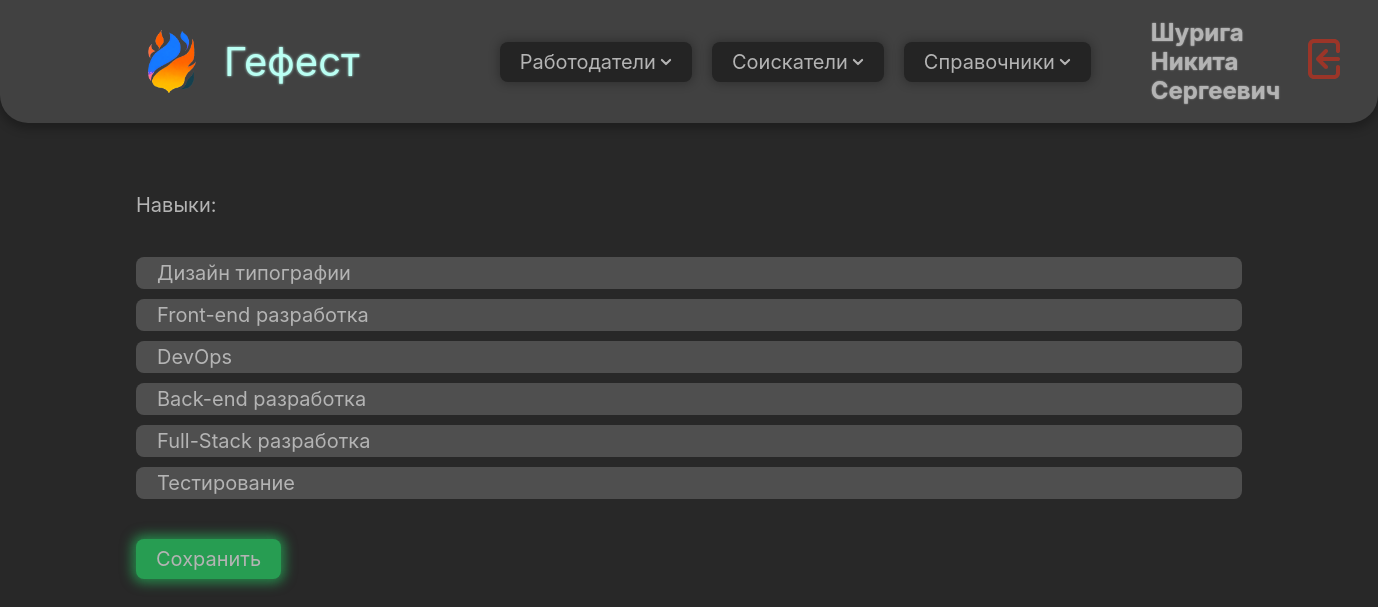
The page /jobseeker/18/skills (signed in) on the database its author committed.
### domain/models.py (models this page shows, shortened)
class CustomUser(AbstractUser):
    patronymic = models.CharField(max_length=255, blank=False, null=False, verbose_name='Отчество')
    phone_number = PhoneNumberField(region="RU", blank=False, null=False, verbose_name='Номер телефона')
    profile_photo = models.ImageField(blank=True, null=True, verbose_name='Фото профиля', upload_to='user_photos')
    class Meta:
        verbose_name = 'Пользователь'
        verbose_name_plural = 'Пользователи'

class Skill(models.Model):
    name = models.CharField(max_length=100, blank=False, null=False, verbose_name='Наименование')
    def __str__(self):
        return '%s' % self.name
    class Meta:
        verbose_name = 'Навык'
        verbose_name_plural = 'Навыки'

### domain/views/job_seeker_views.py (the view)
# urls.py: path('jobseeker/<str:job_seeker_id>/skills', skills_view, name='job_seeker_skills'),
def skills_view(request, job_seeker_id):
    job_seeker = JobSeeker.objects.get(id=job_seeker_id)
    if request.method == 'POST':
        form = SkillsForm(request.POST)
        if form.is_valid():
            job_seeker.skill.set(form.cleaned_data['skills'])
            job_seeker.save()
            return redirect('job_seeker_view', job_seeker_id=job_seeker.id)
    else:
        form = SkillsForm()
    context = {
        'job_seeker': job_seeker,
        'form': form,
    }
    return render(request, 'job_seekers/create/skills_create.html', context)

### domain/context_processors.py (called while the page is built)
def user(request):
    return {'user': auth(request)['user']}

### domain/templates/job_seekers/create/skills_create.html (shortened to what this page needs)
{% extends 'base.html' %}
{% load static %}
{% load widget_tweaks %}
{% block content %}
    <form method="POST" class="input-form flex-vertical gap-2em">
        <p class="flex-horizontal gap-2em">
            <label for="{{ form.skills.id_for_label }}">{{ form.skills.label }}: </label>
        </p>
        {{ form.skills|add_class:"flex-vertical gap-05em checkbox-div" }}
        <button type="submit" class="button submit">Сохранить</button>
    </form>
{% endblock content %}

### domain/templates/components/navbar.html (shortened to what this page needs)
{% load static %}
{% block content %}
    <div class="nav-bar flex-horizontal gap-1em">
        <div class="nav-part flex-horizontal gap-1em">
            <a href="{% url 'home' %}">
            <div class="flex-horizontal gap-1em">
                <div class="logo-container">
                    <img src="{% static 'images/logo.png' %}" class="logo"/>
                </div>
                <div class="title" style="padding-right: 3em;">Гефест</div>
            </div>
                </a>
            <div class="button">
                Работодатели
                <img src="{% static 'icons/arrow-down.svg' %}" class="icon">
            </div>
            <button class="button">
                Соискатели
                <img src="{% static 'icons/arrow-down.svg' %}" class="icon">
            </button>
            <button class="button">
                Справочники
                <img src="{% static 'icons/arrow-down.svg' %}" class="icon">
            </button>
        </div>
        <div class="nav-part flex-horizontal gap-1em">
            <h2 class="text1">{{ user.last_name }} {{ user.first_name }} {{ user.patronymic }}</h2>
            <a href="{% url 'logout' %}">
                <img src="{% static 'icons/logout.svg' %}" class="logout-button"/>
            </a>
        </div>
    </div>
{% endblock content %}

### static/css/styles.css (style rules this page uses)
* { font-size: 20px; padding: 0; margin: 0; font-family: Inter, serif; color: var(--text-color); text-decoration: none; }
.body { background: var(--body-bg); display: block; flex-direction: column; align-items: center; height: 100%; width: 100%; }
.nav-bar { position: sticky; height: 100%; margin: auto; padding: 0.5em 6em; justify-content: space-between; align-items: center; border-radius: 0 0 1.4em 1.4em; background: var(--table-bg); box-shadow: 0 0.2em 0.5em 0.1em var(--element-shadow); }
.nav-part { height: 100%; padding: 0.4em 1em; justify-content: flex-start; flex-wrap: nowrap; }
.logout-button { filter: brightness(0) saturate(100%) invert(24%) sepia(29%) saturate(4645%) hue-rotate(345deg) brightness(83%) contrast(84%); }
.logo { align-self: stretch; object-fit: contain; }
.logo-container { width: 3.2em; aspect-ratio: 1 / 1; justify-content: center; align-items: center; display: flex }
.title { color: var(--title-color); font-size: 2em; font-weight: 400; word-wrap: break-word; text-shadow: 0 0 0.065em var(--title-color); }
.button { display: flex; justify-content: flex-start; align-items: center; border-style: none; border-radius: 0.4em; background: var(--button-bg); padding: 0.4em 1em; gap: 0.2em; box-shadow: 0 0 0.5em 0.1em var(--element-shadow); width: fit-content; }
.icon { filter: brightness(0) saturate(100%) invert(79%) sepia(16%) saturate(8%) hue-rotate(316deg) brightness(90%) contrast(87%); }
.text1 { font-size: larger; text-shadow: 0 0 0.07em var(--text-color); }
.input-form { padding-top: 0.5em; padding-bottom: 0.5em; justify-content: space-between; }
.input-form p { display: flex; flex-direction: row; justify-content: space-between; gap: 2em; }
button.submit { background: var(--submit-bg); box-shadow: 0 0 0.6em 0.2em var(--submit-shadow); }
.flex-horizontal { display: flex; flex-direction: row; align-items: center; }
.flex-horizontal.gap-1em { gap: 1em; }
.flex-horizontal.gap-2em { gap: 2em; }
.flex-vertical { display: flex; flex-direction: column; }
.flex-vertical.gap-05em { gap: 0.5em; }
.flex-vertical.gap-2em { gap: 2em; }
.checkbox-div div { background: var(--div-bg); border-radius: 1em; padding: 1em; }
.checkbox-div div { background: var(--div-bg); border-radius: 0.4em; padding: 0.2em 0.4em; }
.checkbox-div div label { display: flex; flex-direction: row; }

### static/css/darkcolors.css (style rules this page uses)
:root { --button-bg: #242424; --body-bg: #282828; --common-bg: #303030; --th-bg: #3a3a3a; --table-bg: #414141; --hover-bg: #464646; --td-bg: #4b4b4b; --div-bg: #4f4f4f; --text-color: #B4B4B4; --text-hover: #d0d0d0; --title-color: #BAFFF3; --element-shadow: rgba(0, 0, 0, 0.25); --shadow-next: rgba(48, 48, 48, 0.8); --error-color: #FF3838; --submit-bg: #279d52; --submit-shadow: rgba(39, 157, 82, 0.8); --submit-hover: #35d781; --submit-hover-shadow: rgba(53, 215, 129, 0.95); --reject-bg: #9D2727; --reject-shadow: rgba(150, 39, 39, 0.8); --reject-hover: #D73535; --reject-hover-shadow: rgba(215, 53, 53, 0.95); }

### rows shown on the page
CustomUser: last_name "Шурига", first_name "Никита", patronymic "Сергеевич"
Skill: skills "Дизайн типографии Front-end разработка DevOps Back-end разработка Full-Stack разработка Тестирование"
